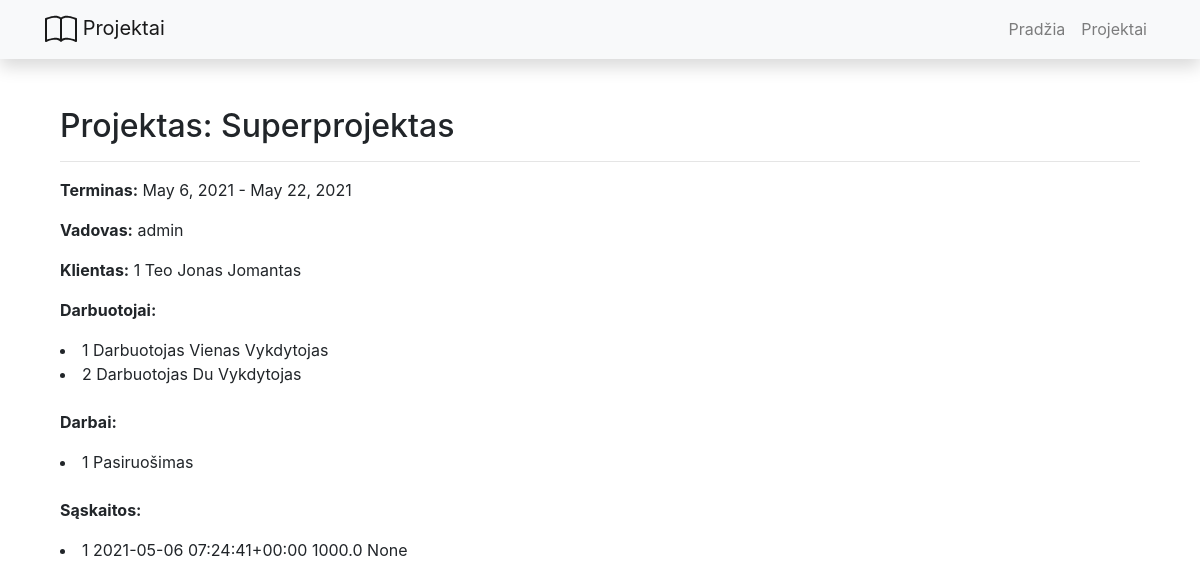
The app's page /projects/1/, older data.
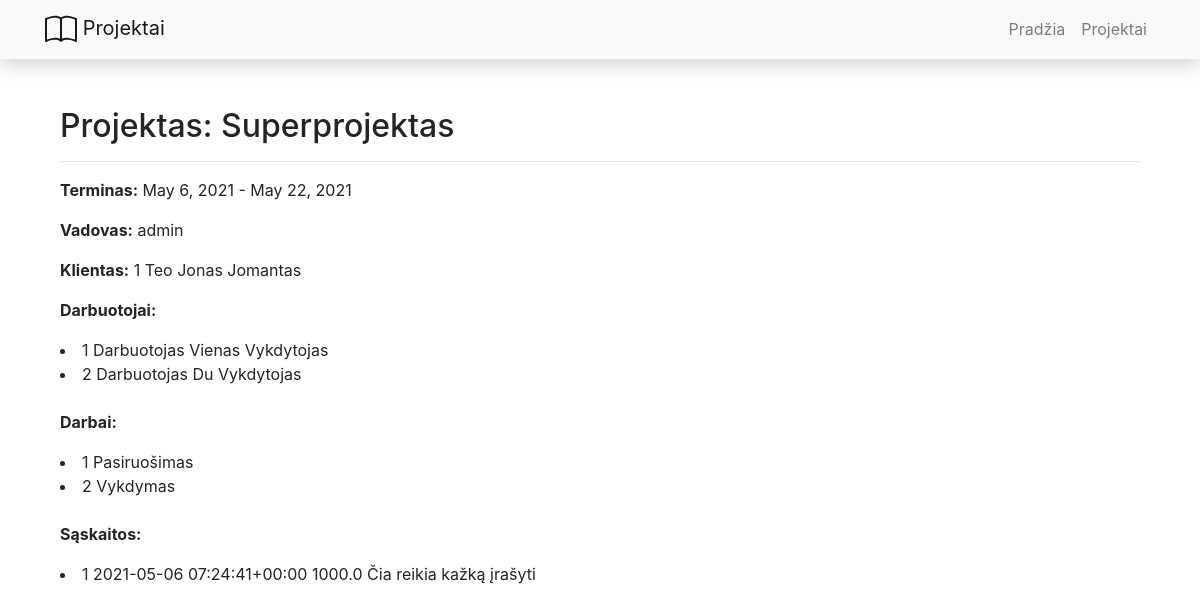
The same page, newer data.
### projects/models.py (models this page shows, shortened)
class Project(models.Model):
    name = models.CharField('Name', max_length=200)
    start_date = models.DateField('Start date')
    end_date = models.DateField('End date')
    client = models.ForeignKey('Client', on_delete=models.SET_NULL, null=True)
    manager = models.ForeignKey(User, verbose_name="Manager", on_delete=models.SET_NULL, null=True)
    employees = models.ManyToManyField('Employee', verbose_name="Employees")

class Client(models.Model):
    name = models.CharField('Name', max_length=200, null=True)
    lastname = models.CharField('Lastname', max_length=200, null=True)
    company = models.CharField('Company', max_length=200)
    contacts = models.CharField('Contacts', max_length=200, null=True)
    def __str__(self):
        return f'{self.id} {self.company} {self.name} {self.lastname}'

class Employee(models.Model):
    name = models.CharField('Name', max_length=200)
    lastname = models.CharField('Lastname', max_length=200)
    position = models.CharField('Pareigos', max_length=200, null=True)
    def __str__(self):
        return f'{self.id} {self.name} {self.lastname} {self.position}'

class Job(models.Model):
    title = models.CharField('Title', max_length=200)
    info = models.TextField('Information', null=True)
    project = models.ForeignKey('Project', verbose_name="Project", on_delete=models.SET_NULL, null=True, related_name='jobs')
    def __str__(self):
        return f'{self.id} {self.title}'

class Invoice(models.Model):
    date = models.DateTimeField('Date', null=True)
    info = models.TextField('Information', null=True)
    total = models.FloatField('Total')
    project = models.ForeignKey('Project', verbose_name="Project", on_delete=models.SET_NULL, null=True, related_name='invoices')
    def __str__(self):
        return f'{self.id} {self.date} {self.total} {self.info}'

### projects/views.py (the view)
# urls.py: path('<int:pk>/', views.ProjectDetailView.as_view(), name='project'),
class ProjectDetailView(generic.DetailView):
    model = Project
    template_name = 'project.html'

### projects/templates/project.html (shortened to what this page needs)
{% extends "base.html" %}
{% block content %}
    <div class="container project">
    <h2>Projektas: {{ project.name }}</h2>
    <hr/>
    <p><strong>Terminas:</strong> {{ project.start_date }} - {{ project.end_date }}</p>
    <p><strong>Vadovas:</strong> {{ project.manager }}</p>
    <p><strong>Klientas:</strong> {{ project.client }}</p>
    <p><strong>Darbuotojai:</strong></p>
    {% for employee in project.employees.all %}
        <li>{{ employee }}</li>
    {% endfor %}
    <p><strong>Darbai:</strong></p>
    {% for job in project.jobs.all %}
        <li>{{ job }}</li>
    {% endfor %}
    <p><strong>Sąskaitos:</strong></p>
    {% for invoice in project.invoices.all %}
        <li>{{ invoice }}</li>
    {% endfor %}
    </div>
{% endblock %}

### projects/templates/base.html (shortened to what this page needs)
<!DOCTYPE html>
<html lang="en">
<head>
    <link rel="stylesheet" href="https://maxcdn.bootstrapcdn.com/bootstrap/4.5.0/css/bootstrap.min.css">
</head>
<body>
<nav class="navbar navbar-expand-lg navbar-light bg-light static-top mb-5 shadow">
    <div class="container">
        <a class="navbar-brand" href="#">
            Projektai</a>
        <div class="collapse navbar-collapse" id="navbarResponsive">
            <ul class="navbar-nav ml-auto">
                <li class="nav-item">
                    <a class="nav-link" href="">Pradžia</a>
                </li>
                <li class="nav-item">
                    <a class="nav-link" href="{% url 'projects' %}">Projektai</a>
                </li>
            </ul>
        </div>
    </div>
</nav>
<div class="container">
    {% block content %}{% endblock %}
</div>
</body>
</html>

Row changes from the older to the newer data that the page shows:
added Job: id+title "2 Vykdymas"
changed Invoice: id+date+total "1 2021-05-06 07:24:41+00:00 1000.0 None" → "1 2021-05-06 07:24:41+00:00 1000.0 Čia reikia kažką įrašyti"
